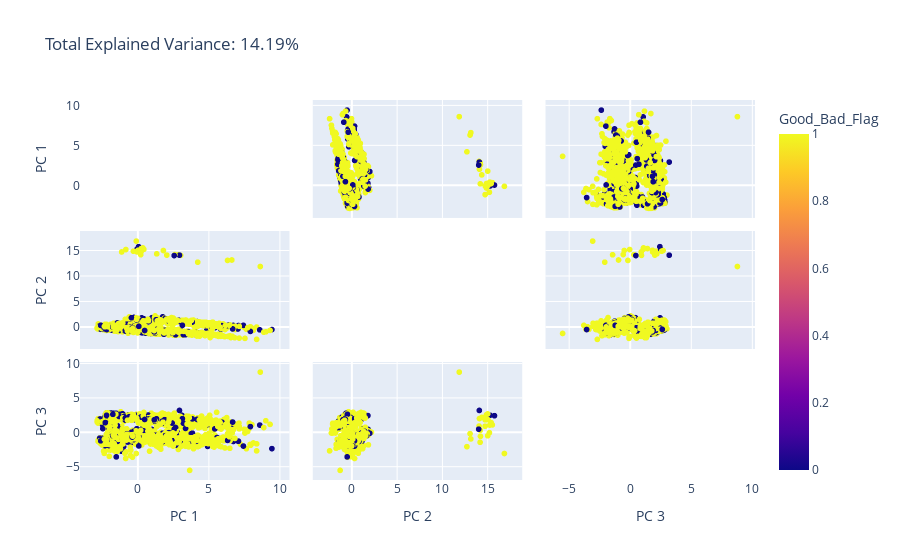

The cell this chart's notebook holds for it:
### Markdown cell above
The first component alone captures about 8% variability in the data and the second one captures about 3,5% variability in the data and so on. We have to fet above 50 components to achieve 80% variability in the data.

### Code cell
!pip install plotly
import pandas as pd
import plotly.express as px
from sklearn.decomposition import PCA


df = X_train
n_components = 3

pca5 = PCA(n_components=n_components)
components = pca5.fit_transform(df)


total_var = pca5.explained_variance_ratio_.sum() * 100

labels = {str(i): f"PC {i+1}" for i in range(n_components)}
labels['color'] = 'Good_Bad_Flag'

fig1 = px.scatter_matrix(
    components,
    color=y_train,
    dimensions=range(n_components),
    labels=labels,
    title=f'Total Explained Variance: {total_var:.2f}%',
)
fig1.update_traces(diagonal_visible=False)
fig1.show()

### Figure 1 — Plotly figure (JSON) as saved in the notebook; plotly's stock layout.template omitted (floating-point values rounded to 4 significant figures; data arrays with more than 128 entries replaced by an {"elided": "..."} marker saying what was removed)
{"data": [{"diagonal": {"visible": false}, "dimensions": [{"axis": {"matches": true}, "label": "PC 1", "values": {"elided": "2621 float values"}}, {"axis": {"matches": true}, "label": "PC 2", "values": {"elided": "2621 float values"}}, {"axis": {"matches": true}, "label": "PC 3", "values": {"elided": "2621 float values"}}], "hovertemplate": "%{xaxis.title.text}=%{x}<br>%{yaxis.title.text}=%{y}<br>Good_Bad_Flag=%{marker.color}<extra></extra>", "legendgroup": "", "marker": {"color": {"elided": "2621 int values"}, "coloraxis": "coloraxis", "symbol": "circle"}, "name": "", "showlegend": false, "type": "splom"}], "layout": {"coloraxis": {"colorbar": {"title": {"text": "Good_Bad_Flag"}}, "colorscale": [[0, "#0d0887"], [0.1111, "#46039f"], [0.2222, "#7201a8"], [0.3333, "#9c179e"], [0.4444, "#bd3786"], [0.5556, "#d8576b"], [0.6667, "#ed7953"], [0.7778, "#fb9f3a"], [0.8889, "#fdca26"], [1, "#f0f921"]]}, "dragmode": "select", "legend": {"tracegroupgap": 0}, "title": {"text": "Total Explained Variance: 14.19%"}}}
